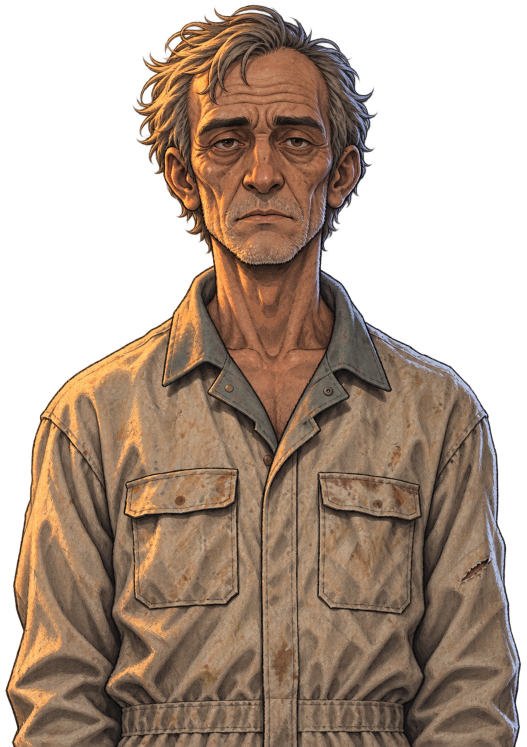
#> input picture diseno/arte_hd2d/benito_neutral_fuente.png, 1053 x 1493 px (shown at 1/2 size)
$ python -i arte_gen.py   (imports and definitions only)
#> lines starting #> are read from the running program, lines starting #| are printed output that depends on the picture; after the words box and inside, x2 and y2 are one past the last pixel; in counts of white or black regions, pixels touching at a corner belong together
#> further down, picture is the input picture: PIL image 1053x1493 RGBA; mean R, G, B, A 86.1, 67, 52.5, 158.7
"""Cliente ComfyUI para el arte de Vacas (txt2img / img2img) + postproceso pixel art.
Todo en D:. Requiere el servidor en http://127.0.0.1:8188.
Uso desde Python: import arte_gen as A; A.txt2img(...), A.img2img(...), A.pixelizar(...)
"""
import io, json, time, uuid, urllib.request
from PIL import Image, ImageFilter, ImageDraw

SERVER = "http://127.0.0.1:8188"
CKPT = "v1-5-pruned-emaonly-fp16.safetensors"
LORA = "pixel-art-lora-sd15.safetensors"

# Paleta única de Vacas: amarillos/marrones/verdes enfermizos, rojos sangre, grises sucios.
PALETTE = [
    "0A0806", "17110D", "241A14", "35271D", "4A3626", "654B33", "86663F", "A98A52",  # marrones
    "C9B073", "E3D49A", "F3EBC8",                                                    # amarillos/hueso
    "11160F", "1E2A1B", "2E3F27", "465A33", "6A7A43", "8E9A5C",                      # verdes enfermizos
    "1C0507", "3A0A0E", "5C1015", "7F171B", "A3262A", "C9453A",                      # sangre
    "2A2B2A", "4A4B47", "74746C", "A3A298", "C9C5B4",                                # grises sucios
    "6E5A66", "8E7A6E",                                                              # carne pálida/malva
]

NEG = ("blurry, smooth gradient, soft, photo, 3d render, realistic, text, watermark, signature, frame, border, "
       "deformed, extra fingers, extra limbs, extra eyes, cropped, lowres, jpeg artifacts, cartoon, cute, anime, "
       "bright colors, neon, oversaturated, multiple people")


def _post(path, data, headers):
    req = urllib.request.Request(SERVER + path, data=data, headers=headers)
    return json.loads(urllib.request.urlopen(req).read())


# [38 lines left out: functions upload, _wf, _run, not called in this run]


def txt2img(prompt, w=512, h=704, seed=1, steps=28, cfg=7.5, lora=0.8, neg=NEG):
    return _run(_wf(prompt, neg, seed, steps, cfg, lora, w=w, h=h))


def img2img(init, prompt, seed=1, denoise=0.45, steps=28, cfg=7.5, lora=0.8, neg=NEG):
    return _run(_wf(prompt, neg, seed, steps, cfg, lora, image=upload(init), denoise=denoise))


# ---------- postproceso ----------
# [4 lines left out: function _pal_img, not called in this run]


def quantizar(rgb, dither=False):
    return rgb.convert("RGB").quantize(palette=_pal_img(),
        dither=Image.Dither.FLOYDSTEINBERG if dither else Image.Dither.NONE).convert("RGB")


def quitar_fondo(img, tol=55, grow=1):
    """Flood-fill desde los bordes sobre el color de fondo dominante; devuelve RGBA."""
#> called with tol = 55, grow = 1
    rgb = img.convert("RGB"); w, h = rgb.size
#> after `rgb = img.convert('RGB')`:
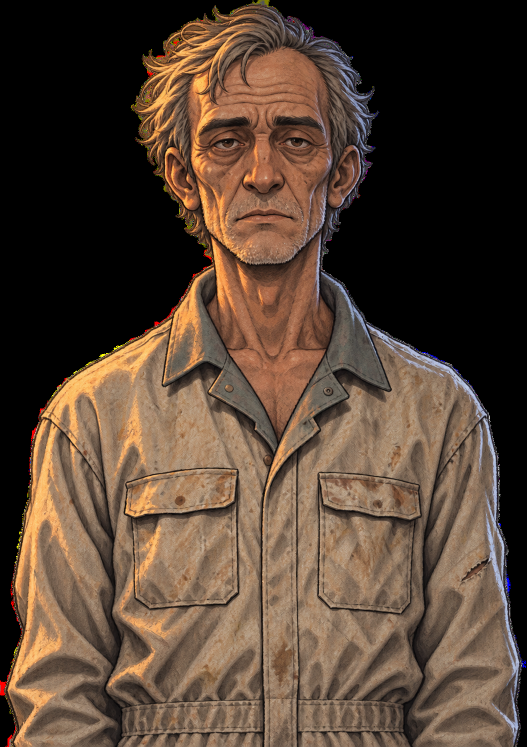
#> rgb: PIL image 1053x1493 RGB (shown at 1/2 size); mean R, G, B 86.1, 67, 52.5
#> after `w, h = rgb.size`: w = 1053; h = 1493
    px = rgb.load()
    border = [px[x, 0] for x in range(w)] + [px[x, h - 1] for x in range(w)] + \
             [px[0, y] for y in range(h)] + [px[w - 1, y] for y in range(h)]
#> border = 5092 items, first 6: (0, 0, 0), (0, 0, 0), (0, 0, 0), (0, 0, 0), (0, 0, 0), (0, 0, 0)
    bg = tuple(sorted(c[i] for c in border)[len(border) // 2] for i in range(3))
#> bg = (0, 0, 0)
    mask = Image.new("L", (w, h), 0); mp = mask.load()
#> after `mask = Image.new('L', (w, h), 0)`: mask: PIL image 1053x1493 L; every value is 0
    stack = [(x, 0) for x in range(w)] + [(x, h - 1) for x in range(w)] + [(0, y) for y in range(h)] + [(w - 1, y) for y in range(h)]
    def near(c): return sum(abs(c[i] - bg[i]) for i in range(3)) <= tol * 3
    while stack:
        x, y = stack.pop()
        if x < 0 or y < 0 or x >= w or y >= h or mp[x, y]: continue
        if not near(px[x, y]): continue
        mp[x, y] = 255
        stack += [(x + 1, y), (x - 1, y), (x, y + 1), (x, y - 1)]
#> after the loop, stack = []
    for _ in range(grow): mask = mask.filter(ImageFilter.MaxFilter(3))
#> this loop made 1 pass
#> pass 1, in quitar_fondo, `for _ in range(grow): mask = mask.filter(ImageFilter.MaxFilter(3))`:
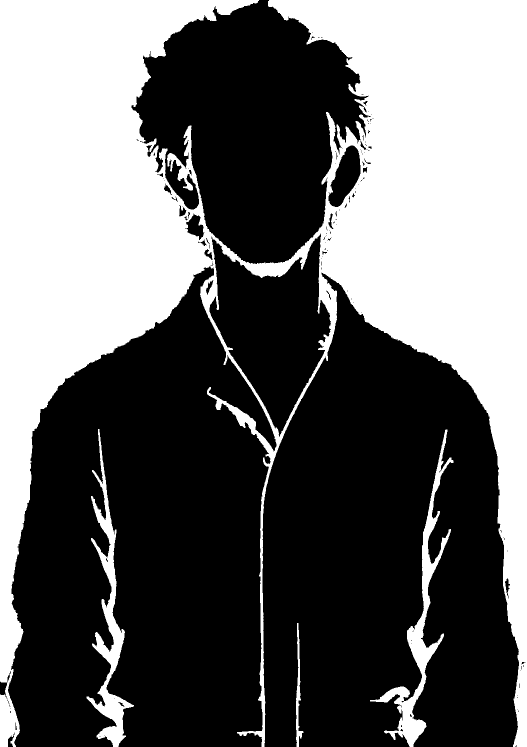
#> mask: PIL image 1053x1493 L (shown at 1/2 size); 40.6% white; 4 white regions, box (x1, y1, x2, y2) and area: (0, 0, 1053, 1493) 610612, (740, 859, 907, 1493) 13704, (173, 858, 268, 1493) 12904, (592, 1246, 607, 1493) 1276
    out = rgb.convert("RGBA"); out.putalpha(Image.eval(mask, lambda v: 255 - v))
#> after `out.putalpha(Image.eval(mask, lambda v: 255 - v))`:
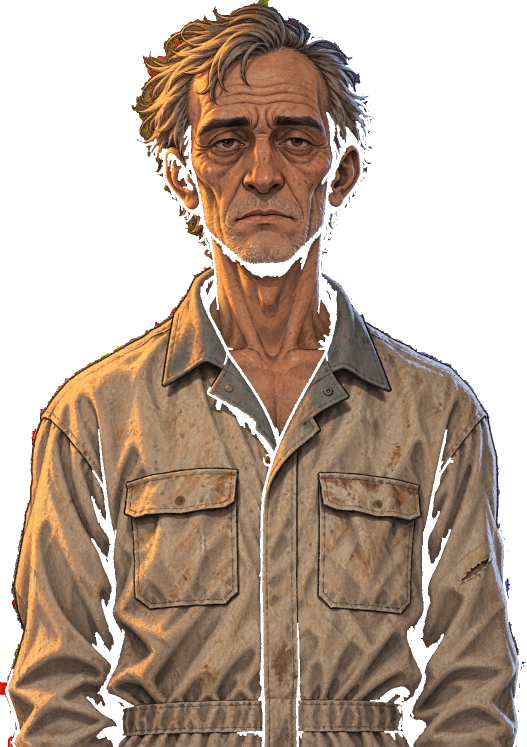
#> out: PIL image 1053x1493 RGBA (shown at 1/2 size); mean R, G, B, A 86.1, 67, 52.5, 151.4; transparent parts drawn white
    return out


# [51 lines left out: functions contorno, limpiar_alpha, pixelizar, not called in this run]

>>> from PIL import Image
>>> picture = Image.open('../arte_hd2d/benito_neutral_fuente.png')
>>> result = quitar_fondo(picture)

$ run again, on diseno/arte_hd2d/perro_miedo_fuente.png
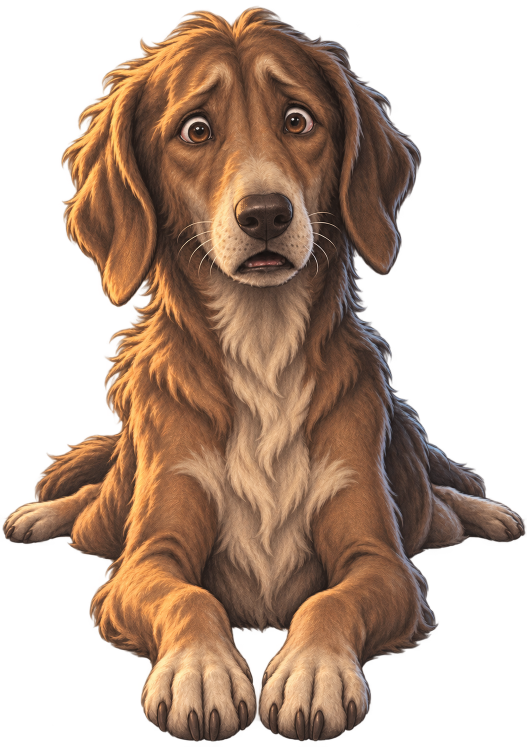
#> input picture diseno/arte_hd2d/perro_miedo_fuente.png, 1054 x 1493 px (shown at 1/2 size)
#> picture is the input picture: PIL image 1054x1493 RGBA; mean R, G, B, A 79.8, 56.8, 41.5, 139
#> border = 5094 items, first 6: (0, 0, 0), (0, 0, 0), (0, 0, 0), (0, 0, 0), (0, 0, 0), (0, 0, 0)
#> bg = (0, 0, 0)
#> after the loop in quitar_fondo, `while stack:`: stack = []
#> the loop in quitar_fondo, `for _ in range(grow): mask = mask.filter(ImageFilter.MaxFilter(3))` made 1 pass
#> pass 1, in quitar_fondo, `for _ in range(grow): mask = mask.filter(ImageFilter.MaxFilter(3))`:
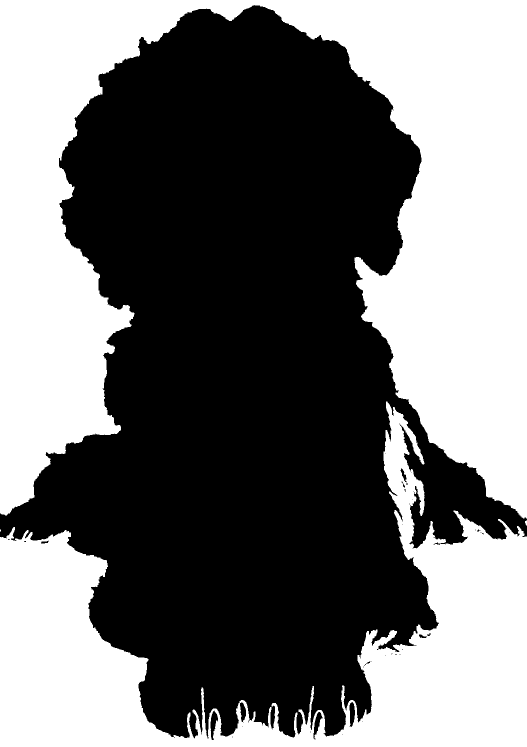
#> mask: PIL image 1054x1493 L (shown at 1/2 size); 45.1% white; 4 white regions (1 under 20 px), largest, box (x1, y1, x2, y2) and area: (0, 0, 1054, 1037) 467470, (0, 803, 1054, 1493) 242144, (1050, 1041, 1054, 1051) 31
#> in quitar_fondo, `out.putalpha(Image.eval(mask, lambda v: 255 - v))`:
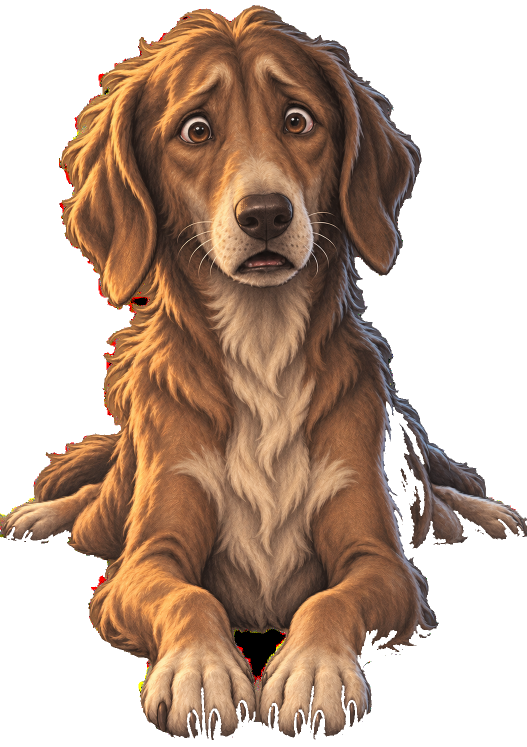
#> out: PIL image 1054x1493 RGBA (shown at 1/2 size); mean R, G, B, A 79.8, 56.8, 41.5, 140; transparent parts drawn white

$ run again, on diseno/arte_hd2d/reclutador_neutral_fuente.png
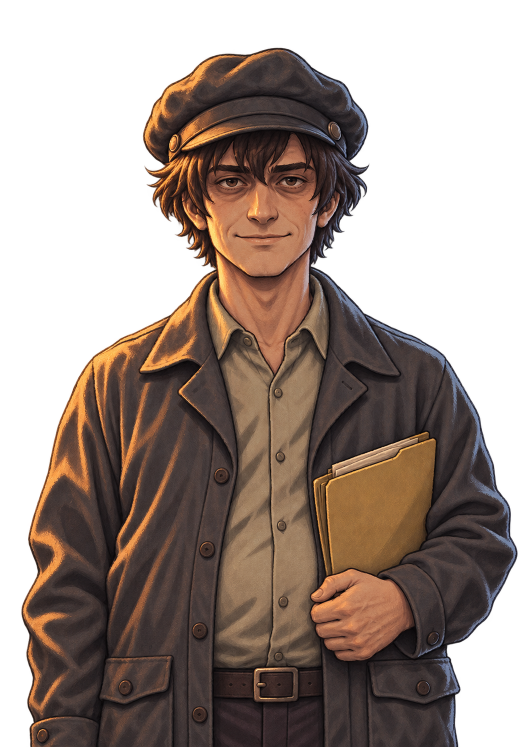
#> input picture diseno/arte_hd2d/reclutador_neutral_fuente.png, 1053 x 1493 px (shown at 1/2 size)
#> picture is the input picture: PIL image 1053x1493 RGBA; mean R, G, B, A 56.2, 41.7, 34, 146.9
#> border = 5092 items, first 6: (0, 0, 0), (0, 0, 0), (0, 0, 0), (0, 0, 0), (0, 0, 0), (0, 0, 0)
#> bg = (0, 0, 0)
#> after the loop in quitar_fondo, `while stack:`: stack = []
#> the loop in quitar_fondo, `for _ in range(grow): mask = mask.filter(ImageFilter.MaxFilter(3))` made 1 pass
#> pass 1, in quitar_fondo, `for _ in range(grow): mask = mask.filter(ImageFilter.MaxFilter(3))`:
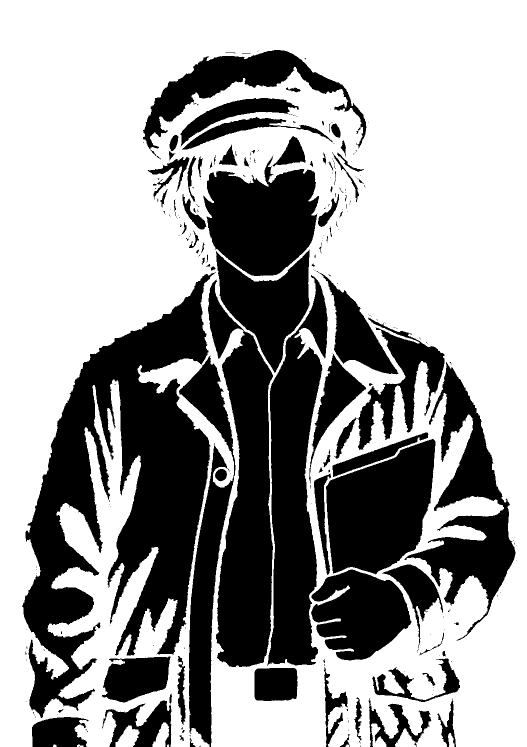
#> mask: PIL image 1053x1493 L (shown at 1/2 size); 62.7% white; 260 black regions (176 under 20 px), largest, box (x1, y1, x2, y2) and area: (44, 544, 432, 1436) 147749, (416, 559, 546, 1334) 58109, (534, 550, 656, 1331) 54287
#> in quitar_fondo, `out.putalpha(Image.eval(mask, lambda v: 255 - v))`:
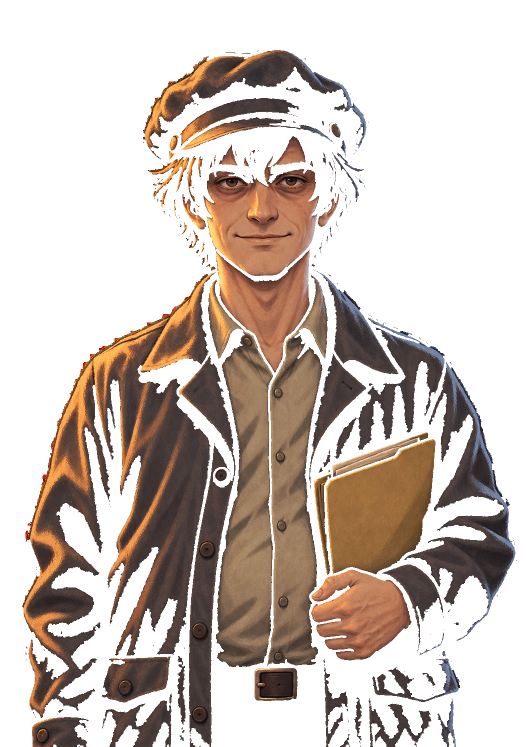
#> out: PIL image 1053x1493 RGBA (shown at 1/2 size); mean R, G, B, A 56.2, 41.7, 34, 95.1; transparent parts drawn white
